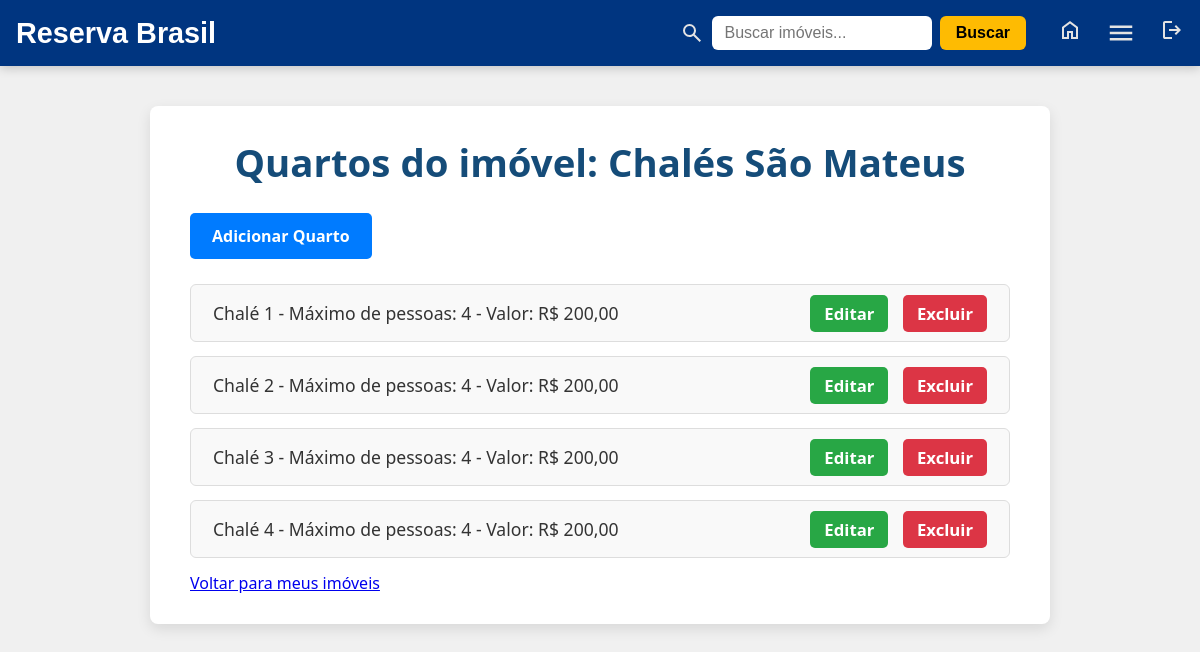
The page /meus-imoveis/10/quartos/ (signed in) on the database its author committed.
### core/models.py (models this page shows, shortened)
class Property(models.Model):
    owner = models.ForeignKey(
        User,
        on_delete=models.CASCADE,
        null=True,
        blank=True,
        related_name="properties"
    )
    image = models.ImageField(null=True, blank=True)
    name = models.CharField(max_length=200)
    id_property = models.AutoField(primary_key=True)
    price = models.DecimalField(max_digits=10, decimal_places=2, null=True, blank=True)
    rate = models.DecimalField(max_digits=10, decimal_places=2, null=True, blank=True)
    active = models.BooleanField(default=True)
    category = models.ForeignKey(Category, null=True, blank=True, on_delete=models.SET_NULL)
    typeProperty = models.ForeignKey(Type, null=True, blank=True, on_delete=models.SET_NULL)
    description = models.TextField(max_length=800, null=True, blank=True)

class Room(models.Model):
    property = models.ForeignKey(Property, on_delete=models.CASCADE, related_name='rooms')
    name = models.CharField(max_length=100)
    beds = models.PositiveIntegerField(default=1)
    price = models.DecimalField(max_digits=10, decimal_places=2)
    numberOfPeople = models.IntegerField(null=True, blank=True)
    description = models.TextField(blank=True, null=True)

### core/views.py (the view)
# urls.py: path('meus-imoveis/<int:property_id>/quartos/', RoomListView.as_view(), name='room-list'),
class RoomListView(LoginRequiredMixin, ListView):
    model = Room
    template_name = "room_list.html"
    context_object_name = "rooms"
    def get_queryset(self):
        property_id = self.kwargs['property_id']
        property_obj = get_object_or_404(Property, id_property=property_id, owner=self.request.user)
        return property_obj.rooms.all()
    def get_context_data(self, **kwargs):
        context = super().get_context_data(**kwargs)
        context['property'] = get_object_or_404(Property, id_property=self.kwargs['property_id'])
        return context

### core/templates/room_list.html (shortened to what this page needs)
{% load static %}
<!DOCTYPE html>
<html lang="en">
    <head>
        <link rel="stylesheet" href="{% static 'css/room_list.css' %}" />
    </head>
    <body>
        {% include "base.html" %} {% block content %}
        <div class="property-container">
            <h1>Quartos do imóvel: {{ property.name }}</h1>
            <a href="{% url 'room-create' property.id_property %}" class="create-button"
                >Adicionar Quarto</a
            >
            <ul class="property-list">
                {% for room in rooms %}
                <li>
                    <span
                        >{{ room.name }} - Máximo de pessoas: {{ room.numberOfPeople }} - Valor: R$
                        {{ room.price }}</span
                    >
                    <div>
                        <a href="{% url 'room-update' room.pk %}" class="edit-btn">Editar</a>
                        <a href="{% url 'room-delete' room.pk %}" class="delete-btn">Excluir</a>
                    </div>
                </li>
                {% empty %}
                <li class="empty-message">Nenhum quarto cadastrado para este imóvel.</li>
                {% endfor %}
            </ul>
            <a href="{% url 'my-properties' %}">Voltar para meus imóveis</a>
        </div>
        {% endblock %}
    </body>
</html>

### core/static/css/room_list.css (style rules this page uses)
.property-container { max-width: 900px; margin: 40px auto; padding: 30px 40px; background-color: #fff; border-radius: 8px; box-shadow: 0 5px 14px rgba(0, 0, 0, 0.1); font-family: 'Segoe UI', Tahoma, Geneva, Verdana, sans-serif; color: #222; }
.property-container h1 { font-size: 2.4em; color: #154c79; margin-bottom: 25px; text-align: center; }
.create-button { display: inline-block; background-color: #007bff; color: #fff; font-weight: 600; padding: 12px 22px; border-radius: 5px; text-decoration: none; transition: background-color 0.3s ease; margin-bottom: 25px; }
.property-list { list-style: none; padding: 0; margin: 0; }
.property-list li { background-color: #f9f9f9; border: 1px solid #ddd; margin-bottom: 14px; padding: 16px 22px; border-radius: 6px; display: flex; justify-content: space-between; align-items: center; font-size: 1.1em; color: #333; }
.property-list li span { flex-grow: 1; }
.property-list li div a { margin-left: 10px; padding: 7px 14px; border-radius: 5px; font-weight: 600; font-size: 0.95em; color: #fff; text-decoration: none; user-select: none; cursor: pointer; transition: background-color 0.3s ease; }
.property-list li div a.edit-btn { background-color: #28a745; }
.property-list li div a.delete-btn { background-color: #dc3545; }

### core/static/css/base.css (style rules this page uses)
* { margin: 0; padding: 0; box-sizing: border-box; }
html, body { width: 100%; font-family: Arial, sans-serif; background-color: #f0f0f0; }

### rows shown on the page
Property: name "Chalés São Mateus"
Room: name "Chalé 1", numberOfPeople "4", price "200,00"
Room: name "Chalé 2", numberOfPeople "4", price "200,00"
Room: name "Chalé 3", numberOfPeople "4", price "200,00"
Room: name "Chalé 4", numberOfPeople "4", price "200,00"
